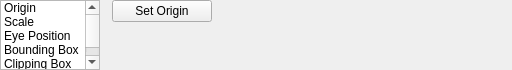
<?xml version="1.0" encoding="UTF-8"?>
<ui version="4.0">
 <class>ui::assets::studiomodel::StudioModelModelDataPanel</class>
 <widget class="QWidget" name="ui::assets::studiomodel::StudioModelModelDataPanel">
  <property name="geometry">
   <rect>
    <x>0</x>
    <y>0</y>
    <width>529</width>
    <height>73</height>
   </rect>
  </property>
  <property name="windowTitle">
   <string>Form</string>
  </property>
  <layout class="QHBoxLayout" name="horizontalLayout">
   <property name="sizeConstraint">
    <enum>QLayout::SetFixedSize</enum>
   </property>
   <property name="leftMargin">
    <number>0</number>
   </property>
   <property name="topMargin">
    <number>0</number>
   </property>
   <property name="rightMargin">
    <number>0</number>
   </property>
   <property name="bottomMargin">
    <number>0</number>
   </property>
   <item>
    <widget class="QListWidget" name="PagesList">
     <property name="sizePolicy">
      <sizepolicy hsizetype="Fixed" vsizetype="Minimum">
       <horstretch>0</horstretch>
       <verstretch>0</verstretch>
      </sizepolicy>
     </property>
     <property name="minimumSize">
      <size>
       <width>0</width>
       <height>0</height>
      </size>
     </property>
     <property name="maximumSize">
      <size>
       <width>16777215</width>
       <height>16777215</height>
      </size>
     </property>
     <property name="verticalScrollBarPolicy">
      <enum>Qt::ScrollBarAsNeeded</enum>
     </property>
     <property name="horizontalScrollBarPolicy">
      <enum>Qt::ScrollBarAlwaysOff</enum>
     </property>
     <property name="sizeAdjustPolicy">
      <enum>QAbstractScrollArea::AdjustToContentsOnFirstShow</enum>
     </property>
     <item>
      <property name="text">
       <string>Origin</string>
      </property>
     </item>
     <item>
      <property name="text">
       <string>Scale</string>
      </property>
     </item>
     <item>
      <property name="text">
       <string>Eye Position</string>
      </property>
     </item>
     <item>
      <property name="text">
       <string>Bounding Box</string>
      </property>
     </item>
     <item>
      <property name="text">
       <string>Clipping Box</string>
      </property>
     </item>
    </widget>
   </item>
   <item>
    <widget class="QStackedWidget" name="Pages">
     <property name="sizePolicy">
      <sizepolicy hsizetype="Preferred" vsizetype="Preferred">
       <horstretch>0</horstretch>
       <verstretch>0</verstretch>
      </sizepolicy>
     </property>
     <property name="minimumSize">
      <size>
       <width>0</width>
       <height>0</height>
      </size>
     </property>
     <property name="currentIndex">
      <number>0</number>
     </property>
     <widget class="QWidget" name="OriginPage">
      <layout class="QGridLayout" name="gridLayout_3">
       <property name="sizeConstraint">
        <enum>QLayout::SetDefaultConstraint</enum>
       </property>
       <property name="leftMargin">
        <number>0</number>
       </property>
       <property name="topMargin">
        <number>0</number>
       </property>
       <property name="rightMargin">
        <number>0</number>
       </property>
       <property name="bottomMargin">
        <number>0</number>
       </property>
       <property name="verticalSpacing">
        <number>0</number>
       </property>
       <item row="1" column="1">
        <widget class="QPushButton" name="SetOrigin">
         <property name="sizePolicy">
          <sizepolicy hsizetype="Fixed" vsizetype="Fixed">
           <horstretch>0</horstretch>
           <verstretch>0</verstretch>
          </sizepolicy>
         </property>
         <property name="minimumSize">
          <size>
           <width>100</width>
           <height>0</height>
          </size>
         </property>
         <property name="maximumSize">
          <size>
           <width>200</width>
           <height>16777215</height>
          </size>
         </property>
         <property name="text">
          <string>Set Origin</string>
         </property>
        </widget>
       </item>
       <item row="0" column="1">
        <widget class="qt::widgets::Vector3Edit" name="Origin" native="true"/>
       </item>
       <item row="0" column="2" rowspan="2">
        <spacer name="horizontalSpacer_6">
         <property name="orientation">
          <enum>Qt::Horizontal</enum>
         </property>
         <property name="sizeHint" stdset="0">
          <size>
           <width>0</width>
           <height>20</height>
          </size>
         </property>
        </spacer>
       </item>
       <item row="2" column="0" colspan="2">
        <spacer name="verticalSpacer_2">
         <property name="orientation">
          <enum>Qt::Vertical</enum>
         </property>
         <property name="sizeHint" stdset="0">
          <size>
           <width>20</width>
           <height>0</height>
          </size>
         </property>
        </spacer>
       </item>
      </layout>
     </widget>
     <widget class="QWidget" name="ScalePage">
      <layout class="QGridLayout" name="gridLayout_4">
       <property name="leftMargin">
        <number>0</number>
       </property>
       <property name="topMargin">
        <number>0</number>
       </property>
       <property name="rightMargin">
        <number>0</number>
       </property>
       <property name="bottomMargin">
        <number>0</number>
       </property>
       <property name="verticalSpacing">
        <number>0</number>
       </property>
       <item row="1" column="0">
        <widget class="QDoubleSpinBox" name="ScaleBonesSpinner">
         <property name="sizePolicy">
          <sizepolicy hsizetype="Fixed" vsizetype="Fixed">
           <horstretch>0</horstretch>
           <verstretch>0</verstretch>
          </sizepolicy>
         </property>
         <property name="minimumSize">
          <size>
           <width>100</width>
           <height>0</height>
          </size>
         </property>
         <property name="maximumSize">
          <size>
           <width>100</width>
           <height>16777215</height>
          </size>
         </property>
         <property name="value">
          <double>1.000000000000000</double>
         </property>
        </widget>
       </item>
       <item row="2" column="0" colspan="2">
        <spacer name="verticalSpacer_3">
         <property name="orientation">
          <enum>Qt::Vertical</enum>
         </property>
         <property name="sizeHint" stdset="0">
          <size>
           <width>20</width>
           <height>0</height>
          </size>
         </property>
        </spacer>
       </item>
       <item row="0" column="1">
        <widget class="QPushButton" name="ScaleMesh">
         <property name="text">
          <string>Scale Mesh</string>
         </property>
        </widget>
       </item>
       <item row="0" column="0">
        <widget class="QDoubleSpinBox" name="ScaleMeshSpinner">
         <property name="sizePolicy">
          <sizepolicy hsizetype="Fixed" vsizetype="Fixed">
           <horstretch>0</horstretch>
           <verstretch>0</verstretch>
          </sizepolicy>
         </property>
         <property name="minimumSize">
          <size>
           <width>100</width>
           <height>0</height>
          </size>
         </property>
         <property name="maximumSize">
          <size>
           <width>100</width>
           <height>16777215</height>
          </size>
         </property>
         <property name="value">
          <double>1.000000000000000</double>
         </property>
        </widget>
       </item>
       <item row="1" column="1">
        <widget class="QPushButton" name="ScaleBones">
         <property name="text">
          <string>Scale Bones</string>
         </property>
        </widget>
       </item>
       <item row="0" column="2" rowspan="2">
        <spacer name="horizontalSpacer_5">
         <property name="orientation">
          <enum>Qt::Horizontal</enum>
         </property>
         <property name="sizeHint" stdset="0">
          <size>
           <width>0</width>
           <height>20</height>
          </size>
         </property>
        </spacer>
       </item>
      </layout>
     </widget>
     <widget class="QWidget" name="EyePositionPage">
      <layout class="QVBoxLayout" name="verticalLayout_2">
       <property name="spacing">
        <number>0</number>
       </property>
       <property name="leftMargin">
        <number>0</number>
       </property>
       <property name="topMargin">
        <number>0</number>
       </property>
       <property name="rightMargin">
        <number>0</number>
       </property>
       <property name="bottomMargin">
        <number>0</number>
       </property>
       <item>
        <widget class="qt::widgets::Vector3Edit" name="EyePosition" native="true">
         <property name="sizePolicy">
          <sizepolicy hsizetype="Fixed" vsizetype="Preferred">
           <horstretch>0</horstretch>
           <verstretch>0</verstretch>
          </sizepolicy>
         </property>
         <property name="minimumSize">
          <size>
           <width>200</width>
           <height>0</height>
          </size>
         </property>
         <property name="maximumSize">
          <size>
           <width>200</width>
           <height>16777215</height>
          </size>
         </property>
        </widget>
       </item>
       <item>
        <spacer name="verticalSpacer_5">
         <property name="orientation">
          <enum>Qt::Vertical</enum>
         </property>
         <property name="sizeHint" stdset="0">
          <size>
           <width>20</width>
           <height>0</height>
          </size>
         </property>
        </spacer>
       </item>
      </layout>
     </widget>
     <widget class="QWidget" name="BoundingBoxPage">
      <layout class="QGridLayout" name="gridLayout_5">
       <property name="leftMargin">
        <number>0</number>
       </property>
       <property name="topMargin">
        <number>0</number>
       </property>
       <property name="rightMargin">
        <number>0</number>
       </property>
       <property name="bottomMargin">
        <number>0</number>
       </property>
       <property name="verticalSpacing">
        <number>0</number>
       </property>
       <item row="2" column="0" colspan="2">
        <spacer name="verticalSpacer_4">
         <property name="orientation">
          <enum>Qt::Vertical</enum>
         </property>
         <property name="sizeHint" stdset="0">
          <size>
           <width>20</width>
           <height>0</height>
          </size>
         </property>
        </spacer>
       </item>
       <item row="0" column="1">
        <widget class="qt::widgets::Vector3Edit" name="BBoxMax" native="true">
         <property name="sizePolicy">
          <sizepolicy hsizetype="Fixed" vsizetype="Preferred">
           <horstretch>0</horstretch>
           <verstretch>0</verstretch>
          </sizepolicy>
         </property>
         <property name="minimumSize">
          <size>
           <width>200</width>
           <height>0</height>
          </size>
         </property>
         <property name="maximumSize">
          <size>
           <width>200</width>
           <height>16777215</height>
          </size>
         </property>
        </widget>
       </item>
       <item row="0" column="0">
        <widget class="qt::widgets::Vector3Edit" name="BBoxMin" native="true">
         <property name="sizePolicy">
          <sizepolicy hsizetype="Fixed" vsizetype="Preferred">
           <horstretch>0</horstretch>
           <verstretch>0</verstretch>
          </sizepolicy>
         </property>
         <property name="minimumSize">
          <size>
           <width>200</width>
           <height>0</height>
          </size>
         </property>
         <property name="maximumSize">
          <size>
           <width>200</width>
           <height>16777215</height>
          </size>
         </property>
        </widget>
       </item>
       <item row="1" column="1">
        <spacer name="horizontalSpacer_4">
         <property name="orientation">
          <enum>Qt::Horizontal</enum>
         </property>
         <property name="sizeHint" stdset="0">
          <size>
           <width>0</width>
           <height>20</height>
          </size>
         </property>
        </spacer>
       </item>
      </layout>
     </widget>
     <widget class="QWidget" name="ClippingBoxPage">
      <layout class="QGridLayout" name="gridLayout_6">
       <property name="leftMargin">
        <number>0</number>
       </property>
       <property name="topMargin">
        <number>0</number>
       </property>
       <property name="rightMargin">
        <number>0</number>
       </property>
       <property name="bottomMargin">
        <number>0</number>
       </property>
       <property name="verticalSpacing">
        <number>0</number>
       </property>
       <item row="0" column="0">
        <widget class="qt::widgets::Vector3Edit" name="CBoxMin" native="true">
         <property name="sizePolicy">
          <sizepolicy hsizetype="Fixed" vsizetype="Preferred">
           <horstretch>0</horstretch>
           <verstretch>0</verstretch>
          </sizepolicy>
         </property>
         <property name="minimumSize">
          <size>
           <width>200</width>
           <height>0</height>
          </size>
         </property>
         <property name="maximumSize">
          <size>
           <width>200</width>
           <height>16777215</height>
          </size>
         </property>
        </widget>
       </item>
       <item row="0" column="1">
        <widget class="qt::widgets::Vector3Edit" name="CBoxMax" native="true">
         <property name="sizePolicy">
          <sizepolicy hsizetype="Fixed" vsizetype="Preferred">
           <horstretch>0</horstretch>
           <verstretch>0</verstretch>
          </sizepolicy>
         </property>
         <property name="minimumSize">
          <size>
           <width>200</width>
           <height>0</height>
          </size>
         </property>
         <property name="maximumSize">
          <size>
           <width>200</width>
           <height>16777215</height>
          </size>
         </property>
        </widget>
       </item>
       <item row="1" column="0" colspan="2">
        <spacer name="verticalSpacer_6">
         <property name="orientation">
          <enum>Qt::Vertical</enum>
         </property>
         <property name="sizeHint" stdset="0">
          <size>
           <width>20</width>
           <height>0</height>
          </size>
         </property>
        </spacer>
       </item>
       <item row="0" column="2">
        <spacer name="horizontalSpacer_3">
         <property name="orientation">
          <enum>Qt::Horizontal</enum>
         </property>
         <property name="sizeHint" stdset="0">
          <size>
           <width>0</width>
           <height>20</height>
          </size>
         </property>
        </spacer>
       </item>
      </layout>
     </widget>
    </widget>
   </item>
  </layout>
 </widget>
 <customwidgets>
  <customwidget>
   <class>qt::widgets::Vector3Edit</class>
   <extends>QWidget</extends>
   <header>qt/widgets/Vector3Edit.hpp</header>
   <container>1</container>
  </customwidget>
 </customwidgets>
 <resources/>
 <connections>
  <connection>
   <sender>PagesList</sender>
   <signal>currentRowChanged(int)</signal>
   <receiver>Pages</receiver>
   <slot>setCurrentIndex(int)</slot>
   <hints>
    <hint type="sourcelabel">
     <x>127</x>
     <y>95</y>
    </hint>
    <hint type="destinationlabel">
     <x>333</x>
     <y>95</y>
    </hint>
   </hints>
  </connection>
 </connections>
</ui>
